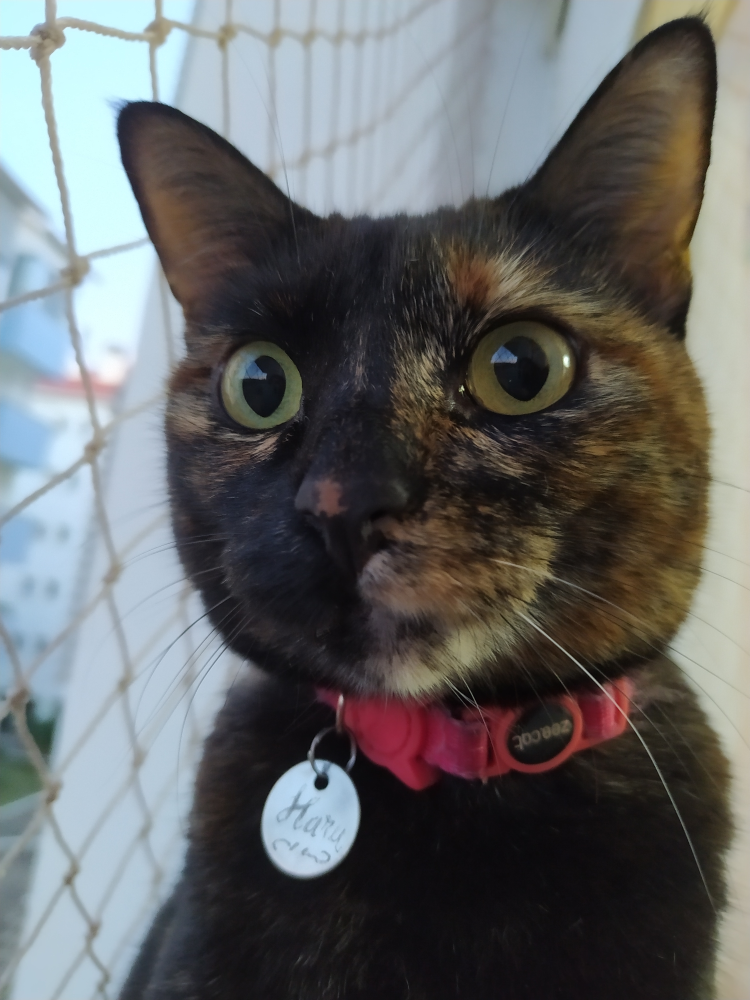
#> input picture Resources/Haru.jpg, 3000 x 4000 px, found by its file name (shown at 1/4 size)
$ python regions.py
#> lines starting #> are read from the running program, lines starting #| are printed output that depends on the picture
import cv2 as cv

def reduzir_imagem(imagem):
  porcetagem_escala = 10
  comprimento = int(imagem.shape[1] * porcetagem_escala / 100)
  altura = int(imagem.shape[0] * porcetagem_escala / 100)
  dimensao_imagem = (comprimento, altura)
  return cv.resize(imagem, dimensao_imagem, interpolation = cv.INTER_AREA)

def regions(p1_c, p1_a, p2_c, p2_a):
#> called with p1_c = 40, p1_a = 301, p2_c = 150, p2_a = 250
  caminho = "Resources/Haru.jpg"
  imagem = cv.imread(caminho, cv.IMREAD_GRAYSCALE)
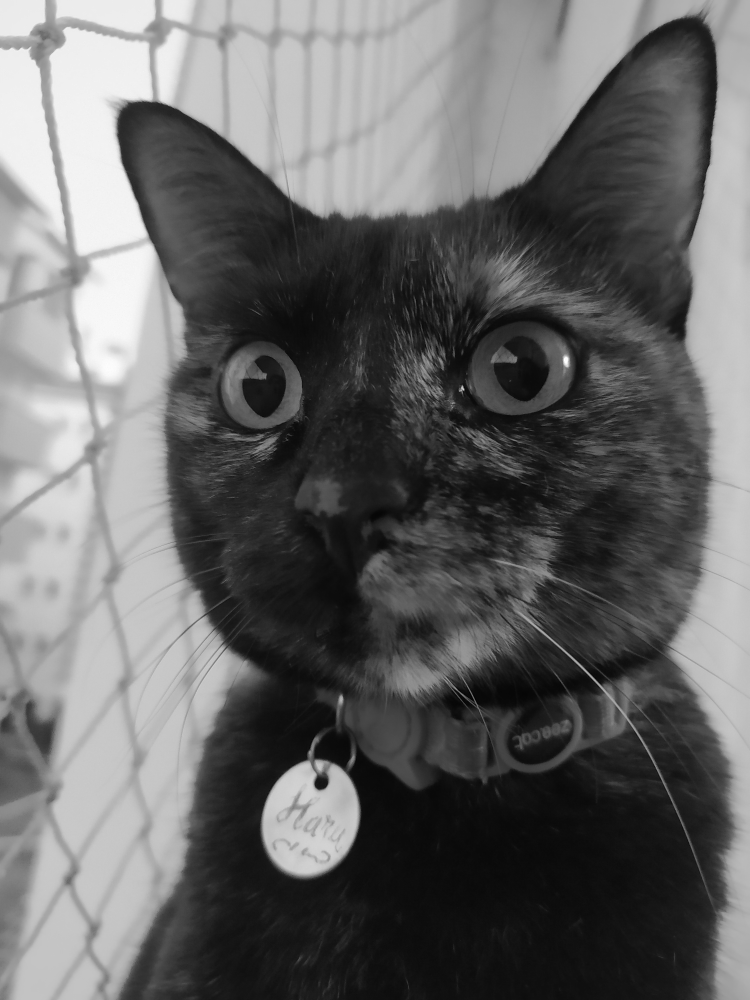
#> imagem: shape (4000, 3000) (shown at 1/4 size); min 0, max 255, mean 102.2

  if imagem is not None:
    imagem_reduzida = reduzir_imagem(imagem)
#> in reduzir_imagem, `return cv.resize(imagem, dimensao_imagem, interpolation = cv.INTER_AREA)`:
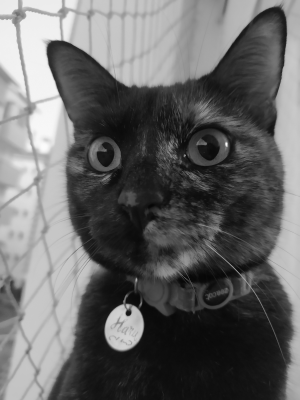
#> returned value: shape (400, 300); min 6, max 252, mean 102.2
    cv.namedWindow("Janela", cv.WINDOW_AUTOSIZE)

    imagem_reduzida[p1_c:p1_a,p2_c:p2_a] = 255 - imagem_reduzida[p1_c:p1_a,p2_c:p2_a]
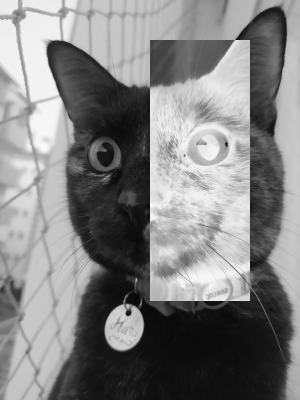
#> imagem_reduzida: shape (400, 300); min 3, max 251, mean 129.3

    cv.imshow("Janela", imagem_reduzida)
    cv.waitKey(0)
    cv.destroyAllWindows()

  else:
    print('Ops! Nao achei a imagem. :(')

regions(40,301,150,250)
# regions(60,350,50,200)
# regions(105,200,80,130)
